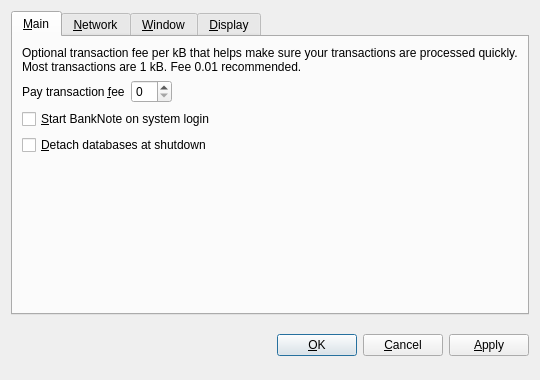
<?xml version="1.0" encoding="UTF-8"?>
<ui version="4.0">
 <class>OptionsDialog</class>
 <widget class="QDialog" name="OptionsDialog">
  <property name="geometry">
   <rect>
    <x>0</x>
    <y>0</y>
    <width>540</width>
    <height>380</height>
   </rect>
  </property>
  <property name="windowTitle">
   <string>Options</string>
  </property>
  <property name="modal">
   <bool>true</bool>
  </property>
  <layout class="QVBoxLayout" name="verticalLayout">
   <item>
    <widget class="QTabWidget" name="tabWidget">
     <property name="tabPosition">
      <enum>QTabWidget::North</enum>
     </property>
     <property name="currentIndex">
      <number>0</number>
     </property>
     <widget class="QWidget" name="tabMain">
      <attribute name="title">
       <string>&amp;Main</string>
      </attribute>
      <layout class="QVBoxLayout" name="verticalLayout_Main">
       <item>
        <widget class="QLabel" name="transactionFeeInfoLabel">
         <property name="text">
          <string>Optional transaction fee per kB that helps make sure your transactions are processed quickly. Most transactions are 1 kB. Fee 0.01 recommended.</string>
         </property>
         <property name="textFormat">
          <enum>Qt::PlainText</enum>
         </property>
         <property name="wordWrap">
          <bool>true</bool>
         </property>
        </widget>
       </item>
       <item>
        <layout class="QHBoxLayout" name="horizontalLayout_Main">
         <item>
          <widget class="QLabel" name="transactionFeeLabel">
           <property name="text">
            <string>Pay transaction &amp;fee</string>
           </property>
           <property name="textFormat">
            <enum>Qt::PlainText</enum>
           </property>
           <property name="buddy">
            <cstring>transactionFee</cstring>
           </property>
          </widget>
         </item>
         <item>
          <widget class="BitcoinAmountField" name="transactionFee"/>
         </item>
         <item>
          <spacer name="horizontalSpacer_Main">
           <property name="orientation">
            <enum>Qt::Horizontal</enum>
           </property>
           <property name="sizeHint" stdset="0">
            <size>
             <width>40</width>
             <height>20</height>
            </size>
           </property>
          </spacer>
         </item>
        </layout>
       </item>
       <item>
        <widget class="QCheckBox" name="bitcoinAtStartup">
         <property name="toolTip">
          <string>Automatically start BankNote after logging in to the system.</string>
         </property>
         <property name="text">
          <string>&amp;Start BankNote on system login</string>
         </property>
        </widget>
       </item>
       <item>
        <widget class="QCheckBox" name="detachDatabases">
         <property name="toolTip">
          <string>Detach block and address databases at shutdown. This means they can be moved to another data directory, but it slows down shutdown. The wallet is always detached.</string>
         </property>
         <property name="text">
          <string>&amp;Detach databases at shutdown</string>
         </property>
        </widget>
       </item>
       <item>
        <spacer name="verticalSpacer_Main">
         <property name="orientation">
          <enum>Qt::Vertical</enum>
         </property>
         <property name="sizeHint" stdset="0">
          <size>
           <width>20</width>
           <height>40</height>
          </size>
         </property>
        </spacer>
       </item>
      </layout>
     </widget>
     <widget class="QWidget" name="tabNetwork">
      <attribute name="title">
       <string>&amp;Network</string>
      </attribute>
      <layout class="QVBoxLayout" name="verticalLayout_Network">
       <item>
        <widget class="QCheckBox" name="mapPortUpnp">
         <property name="toolTip">
          <string>Automatically open the BankNote client port on the router. This only works when your router supports UPnP and it is enabled.</string>
         </property>
         <property name="text">
          <string>Map port using &amp;UPnP</string>
         </property>
        </widget>
       </item>
       <item>
        <widget class="QCheckBox" name="connectSocks">
         <property name="toolTip">
          <string>Connect to the BankNote network through a SOCKS proxy (e.g. when connecting through Tor).</string>
         </property>
         <property name="text">
          <string>&amp;Connect through SOCKS proxy:</string>
         </property>
        </widget>
       </item>
       <item>
        <layout class="QHBoxLayout" name="horizontalLayout_Network">
         <item>
          <widget class="QLabel" name="proxyIpLabel">
           <property name="text">
            <string>Proxy &amp;IP:</string>
           </property>
           <property name="textFormat">
            <enum>Qt::PlainText</enum>
           </property>
           <property name="buddy">
            <cstring>proxyIp</cstring>
           </property>
          </widget>
         </item>
         <item>
          <widget class="QValidatedLineEdit" name="proxyIp">
           <property name="maximumSize">
            <size>
             <width>140</width>
             <height>16777215</height>
            </size>
           </property>
           <property name="toolTip">
            <string>IP address of the proxy (e.g. 127.0.0.1)</string>
           </property>
          </widget>
         </item>
         <item>
          <widget class="QLabel" name="proxyPortLabel">
           <property name="text">
            <string>&amp;Port:</string>
           </property>
           <property name="textFormat">
            <enum>Qt::PlainText</enum>
           </property>
           <property name="buddy">
            <cstring>proxyPort</cstring>
           </property>
          </widget>
         </item>
         <item>
          <widget class="QLineEdit" name="proxyPort">
           <property name="maximumSize">
            <size>
             <width>55</width>
             <height>16777215</height>
            </size>
           </property>
           <property name="toolTip">
            <string>Port of the proxy (e.g. 9050)</string>
           </property>
          </widget>
         </item>
         <item>
          <widget class="QLabel" name="socksVersionLabel">
           <property name="text">
            <string>SOCKS &amp;Version:</string>
           </property>
           <property name="textFormat">
            <enum>Qt::PlainText</enum>
           </property>
           <property name="buddy">
            <cstring>socksVersion</cstring>
           </property>
          </widget>
         </item>
         <item>
          <widget class="QValueComboBox" name="socksVersion">
           <property name="toolTip">
            <string>SOCKS version of the proxy (e.g. 5)</string>
           </property>
          </widget>
         </item>
         <item>
          <spacer name="horizontalSpacer_Network">
           <property name="orientation">
            <enum>Qt::Horizontal</enum>
           </property>
           <property name="sizeHint" stdset="0">
            <size>
             <width>40</width>
             <height>20</height>
            </size>
           </property>
          </spacer>
         </item>
        </layout>
       </item>
       <item>
        <spacer name="verticalSpacer_Network">
         <property name="orientation">
          <enum>Qt::Vertical</enum>
         </property>
         <property name="sizeHint" stdset="0">
          <size>
           <width>20</width>
           <height>40</height>
          </size>
         </property>
        </spacer>
       </item>
      </layout>
     </widget>
     <widget class="QWidget" name="tabWindow">
      <attribute name="title">
       <string>&amp;Window</string>
      </attribute>
      <layout class="QVBoxLayout" name="verticalLayout_Window">
       <item>
        <widget class="QCheckBox" name="minimizeToTray">
         <property name="toolTip">
          <string>Show only a tray icon after minimizing the window.</string>
         </property>
         <property name="text">
          <string>&amp;Minimize to the tray instead of the taskbar</string>
         </property>
        </widget>
       </item>
       <item>
        <widget class="QCheckBox" name="minimizeOnClose">
         <property name="toolTip">
          <string>Minimize instead of exit the application when the window is closed. When this option is enabled, the application will be closed only after selecting Quit in the menu.</string>
         </property>
         <property name="text">
          <string>M&amp;inimize on close</string>
         </property>
        </widget>
       </item>
       <item>
        <spacer name="verticalSpacer_Window">
         <property name="orientation">
          <enum>Qt::Vertical</enum>
         </property>
         <property name="sizeHint" stdset="0">
          <size>
           <width>20</width>
           <height>40</height>
          </size>
         </property>
        </spacer>
       </item>
      </layout>
     </widget>
     <widget class="QWidget" name="tabDisplay">
      <attribute name="title">
       <string>&amp;Display</string>
      </attribute>
      <layout class="QVBoxLayout" name="verticalLayout_Display">
       <item>
        <layout class="QHBoxLayout" name="horizontalLayout_1_Display">
         <item>
          <widget class="QLabel" name="langLabel">
           <property name="text">
            <string>User Interface &amp;language:</string>
           </property>
           <property name="textFormat">
            <enum>Qt::PlainText</enum>
           </property>
           <property name="buddy">
            <cstring>lang</cstring>
           </property>
          </widget>
         </item>
         <item>
          <widget class="QValueComboBox" name="lang">
           <property name="toolTip">
            <string>The user interface language can be set here. This setting will take effect after restarting BankNote.</string>
           </property>
          </widget>
         </item>
        </layout>
       </item>
       <item>
        <layout class="QHBoxLayout" name="horizontalLayout_2_Display">
         <item>
          <widget class="QLabel" name="unitLabel">
           <property name="text">
            <string>&amp;Unit to show amounts in:</string>
           </property>
           <property name="textFormat">
            <enum>Qt::PlainText</enum>
           </property>
           <property name="buddy">
            <cstring>unit</cstring>
           </property>
          </widget>
         </item>
         <item>
          <widget class="QValueComboBox" name="unit">
           <property name="toolTip">
            <string>Choose the default subdivision unit to show in the interface and when sending coins.</string>
           </property>
          </widget>
         </item>
        </layout>
       </item>
       <item>
        <widget class="QCheckBox" name="displayAddresses">
         <property name="toolTip">
          <string>Whether to show BankNote addresses in the transaction list or not.</string>
         </property>
         <property name="text">
          <string>&amp;Display addresses in transaction list</string>
         </property>
        </widget>
       </item>
       <item>
        <widget class="QCheckBox" name="coinControlFeatures">
         <property name="toolTip">
          <string>Whether to show coin control features or not.</string>
         </property>
         <property name="text">
          <string>Display coin &amp;control features (experts only!)</string>
         </property>
        </widget>
       </item>
       <item>
        <spacer name="verticalSpacer_Display">
         <property name="orientation">
          <enum>Qt::Vertical</enum>
         </property>
         <property name="sizeHint" stdset="0">
          <size>
           <width>20</width>
           <height>40</height>
          </size>
         </property>
        </spacer>
       </item>
      </layout>
     </widget>
    </widget>
   </item>
   <item>
    <layout class="QHBoxLayout" name="horizontalLayout_Buttons">
     <item>
      <spacer name="horizontalSpacer_1">
       <property name="orientation">
        <enum>Qt::Horizontal</enum>
       </property>
       <property name="sizeHint" stdset="0">
        <size>
         <width>40</width>
         <height>48</height>
        </size>
       </property>
      </spacer>
     </item>
     <item>
      <widget class="QLabel" name="statusLabel">
       <property name="font">
        <font>
         <weight>75</weight>
         <bold>true</bold>
        </font>
       </property>
       <property name="text">
        <string/>
       </property>
       <property name="textFormat">
        <enum>Qt::PlainText</enum>
       </property>
       <property name="wordWrap">
        <bool>true</bool>
       </property>
      </widget>
     </item>
     <item>
      <spacer name="horizontalSpacer_2">
       <property name="orientation">
        <enum>Qt::Horizontal</enum>
       </property>
       <property name="sizeHint" stdset="0">
        <size>
         <width>40</width>
         <height>48</height>
        </size>
       </property>
      </spacer>
     </item>
     <item>
      <widget class="QPushButton" name="okButton">
       <property name="text">
        <string>&amp;OK</string>
       </property>
      </widget>
     </item>
     <item>
      <widget class="QPushButton" name="cancelButton">
       <property name="text">
        <string>&amp;Cancel</string>
       </property>
       <property name="autoDefault">
        <bool>false</bool>
       </property>
      </widget>
     </item>
     <item>
      <widget class="QPushButton" name="applyButton">
       <property name="text">
        <string>&amp;Apply</string>
       </property>
       <property name="autoDefault">
        <bool>false</bool>
       </property>
      </widget>
     </item>
    </layout>
   </item>
  </layout>
 </widget>
 <customwidgets>
  <customwidget>
   <class>BitcoinAmountField</class>
   <extends>QSpinBox</extends>
   <header>bitcoinamountfield.h</header>
  </customwidget>
  <customwidget>
   <class>QValueComboBox</class>
   <extends>QComboBox</extends>
   <header>qvaluecombobox.h</header>
  </customwidget>
  <customwidget>
   <class>QValidatedLineEdit</class>
   <extends>QLineEdit</extends>
   <header>qvalidatedlineedit.h</header>
  </customwidget>
 </customwidgets>
 <resources/>
 <connections/>
</ui>
